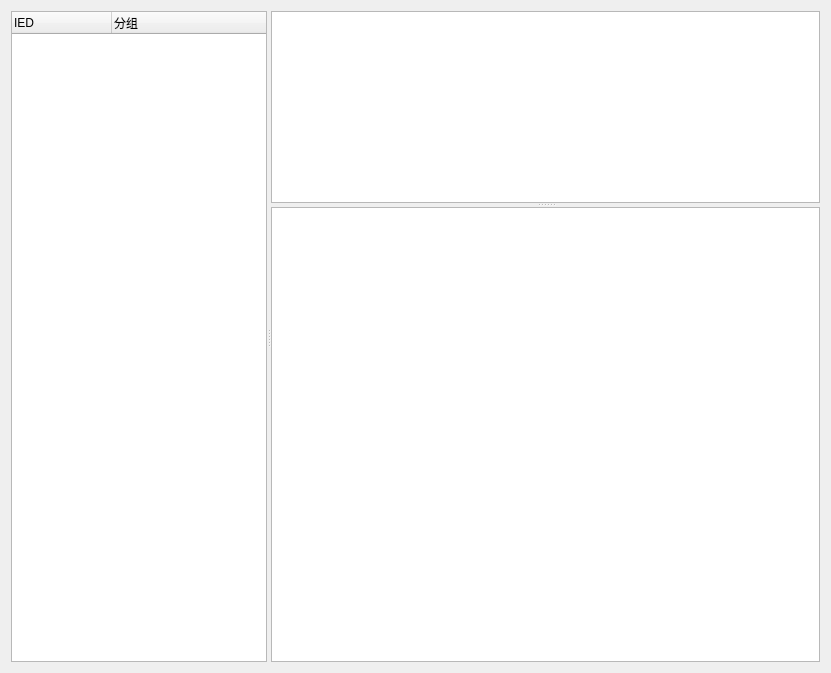
<?xml version="1.0" encoding="UTF-8"?>
<ui version="4.0">
 <class>view_scl_edit</class>
 <widget class="QWidget" name="view_scl_edit">
  <property name="geometry">
   <rect>
    <x>0</x>
    <y>0</y>
    <width>831</width>
    <height>673</height>
   </rect>
  </property>
  <property name="windowTitle">
   <string>view_scl_edit</string>
  </property>
  <layout class="QGridLayout" name="gridLayout">
   <item row="0" column="0">
    <widget class="QSplitter" name="splitter_2">
     <property name="orientation">
      <enum>Qt::Horizontal</enum>
     </property>
     <widget class="QTreeWidget" name="treeWidget">
      <column>
       <property name="text">
        <string>IED</string>
       </property>
      </column>
      <column>
       <property name="text">
        <string>分组</string>
       </property>
      </column>
     </widget>
     <widget class="QSplitter" name="splitter">
      <property name="sizePolicy">
       <sizepolicy hsizetype="Preferred" vsizetype="Expanding">
        <horstretch>1</horstretch>
        <verstretch>0</verstretch>
       </sizepolicy>
      </property>
      <property name="orientation">
       <enum>Qt::Vertical</enum>
      </property>
      <widget class="QTableWidget" name="tableWidget_Group">
       <property name="sizePolicy">
        <sizepolicy hsizetype="Expanding" vsizetype="Expanding">
         <horstretch>1</horstretch>
         <verstretch>0</verstretch>
        </sizepolicy>
       </property>
      </widget>
      <widget class="QTableWidget" name="tableWidget_Channel">
       <property name="sizePolicy">
        <sizepolicy hsizetype="Expanding" vsizetype="Expanding">
         <horstretch>1</horstretch>
         <verstretch>1</verstretch>
        </sizepolicy>
       </property>
      </widget>
     </widget>
    </widget>
   </item>
  </layout>
 </widget>
 <layoutdefault spacing="6" margin="11"/>
 <resources/>
 <connections/>
</ui>
